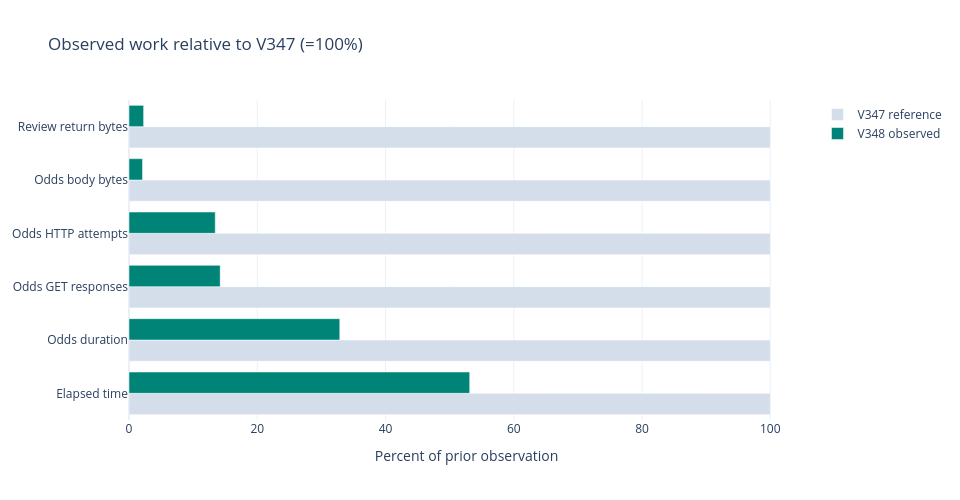

Notebook code cell kept with this figure:
### Markdown cell above
## The next run did less repeated work

The same 302 fitted operations and accepted scientific result were preserved.
End-to-end elapsed time fell 46.87%, odds GET responses fell 85.78%, and the
uploaded review set became 97.72% smaller. One-time custody-verified cleanup
released 1,492,090,880 allocated bytes; 2,572,169,216 bytes were free afterward.

These are sequential observations, not a controlled concurrency benchmark.
Provider latency and background load were not controlled. Request counts cover
the odds worker and exclude archival transfers. Newly written negative parse
checkpoints are not cache hits; source closure remains incomplete.

### Code cell
import io, base64
import matplotlib.pyplot as plt
import plotly.graph_objects as go
from owner_replay import comparison_rows
measured = pd.DataFrame(comparison_rows(replay))
display(measured)
display(pd.DataFrame([replay['storage']]).T.rename(columns={0: 'Observed'}))
labels = ['Elapsed time', 'Odds duration', 'Odds GET responses',
          'Odds HTTP attempts', 'Odds body bytes', 'Review return bytes']
relative = (100 * measured['after'] / measured['before']).tolist()
comparison = go.Figure()
comparison.add_bar(y=labels, x=[100] * len(labels), name='V347 reference',
                   orientation='h', marker_color='#d4deea')
comparison.add_bar(y=labels, x=relative, name='V348 observed', orientation='h',
                   marker_color='#008477')
comparison.update_layout(title='Observed work relative to V347 (=100%)',
                         barmode='group', width=960, height=500,
                         template='plotly_white',
                         xaxis_title='Percent of prior observation')
static, ax = plt.subplots(figsize=(10, 5.2), layout='constrained')
yy = list(range(len(labels)))
ax.barh([v + .18 for v in yy], [100] * len(yy), height=.34,
        label='V347 reference', color='#d4deea')
ax.barh([v - .18 for v in yy], relative, height=.34,
        label='V348 observed', color='#008477')
ax.set(yticks=yy, yticklabels=labels, xlabel='Percent of prior observation',
       title='Observed work relative to V347 (=100%); not a controlled benchmark')
ax.legend(loc='lower right')
image = io.BytesIO()
static.savefig(image, format='png', dpi=120)
plt.close(static)
display({'application/vnd.plotly.v1+json': json.loads(comparison.to_json()),
         'image/png': base64.b64encode(image.getvalue()).decode()}, raw=True)
assert replay['systems']['negative_cache_hits'] == 0
assert replay['storage']['unique_scientific_bytes_discarded'] == 0

### Figure 1 — Plotly figure (JSON) as saved in the notebook; plotly's stock layout.template omitted (floating-point values rounded to 4 significant figures)
{"data": [{"marker": {"color": "#d4deea"}, "name": "V347 reference", "orientation": "h", "type": "bar", "x": [100, 100, 100, 100, 100, 100], "y": ["Elapsed time", "Odds duration", "Odds GET responses", "Odds HTTP attempts", "Odds body bytes", "Review return bytes"]}, {"marker": {"color": "#008477"}, "name": "V348 observed", "orientation": "h", "type": "bar", "x": [53.13, 32.87, 14.22, 13.45, 2.109, 2.28], "y": ["Elapsed time", "Odds duration", "Odds GET responses", "Odds HTTP attempts", "Odds body bytes", "Review return bytes"]}], "layout": {"barmode": "group", "height": 500, "title": {"text": "Observed work relative to V347 (=100%)"}, "width": 960, "xaxis": {"title": {"text": "Percent of prior observation"}}}}
